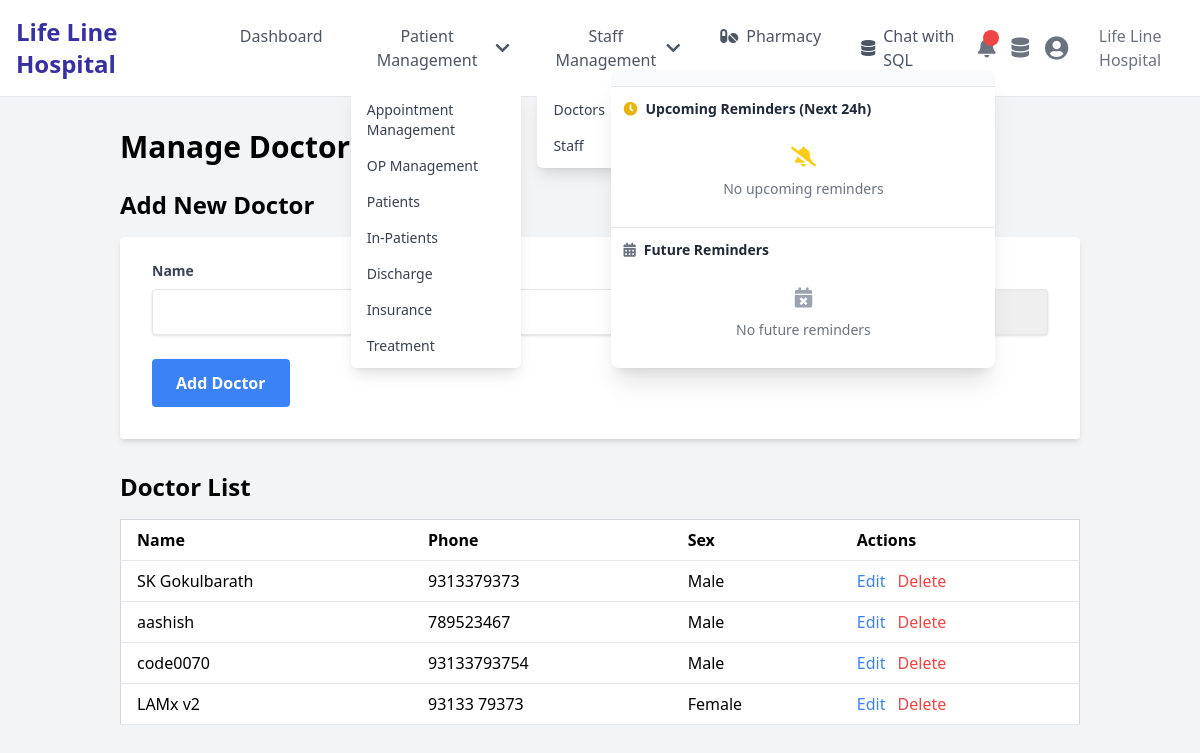
Page /doctors on the committed database.
### app/models.py (models this page shows, shortened)
class Doctor(db.Model):
    id = db.Column(db.Integer, primary_key=True)
    name = db.Column(db.String(100), nullable=False)
    phone = db.Column(db.String(20), nullable=False)
    sex = db.Column(db.String(10), nullable=False)
    created_at = db.Column(db.DateTime, default=datetime.utcnow)

### app/routes.py (the view, shortened to what this page needs)
@main.route('/doctors', methods=['GET', 'POST'])
def doctors():
    doctors = Doctor.query.all()
    return render_template('doctors.html', doctors=doctors)

### app/templates/doctors.html (shortened to what this page needs)
{% extends "base.html" %}
{% block content %}
<div class="container mx-auto p-8">
    <h1 class="text-3xl font-bold mb-6">Manage Doctors</h1>
    <h2 class="text-2xl font-semibold mb-4">Add New Doctor</h2>
    <form method="POST" class="mb-8 bg-white shadow-md rounded px-8 pt-6 pb-8 mb-4">
        <div class="grid grid-cols-1 md:grid-cols-3 gap-6">
            <div>
                <label for="name" class="block text-gray-700 text-sm font-bold mb-2">Name</label>
                <input type="text" name="name" id="name" required class="shadow appearance-none border rounded w-full py-3 px-4 text-gray-700 leading-tight focus:outline-none focus:shadow-outline">
            </div>
            <div>
                <label for="phone" class="block text-gray-700 text-sm font-bold mb-2">Phone</label>
                <input type="tel" name="phone" id="phone" required class="shadow appearance-none border rounded w-full py-3 px-4 text-gray-700 leading-tight focus:outline-none focus:shadow-outline">
            </div>
            <div>
                <label for="sex" class="block text-gray-700 text-sm font-bold mb-2">Sex</label>
            </div>
        </div>
        <button type="submit" class="mt-6 bg-blue-500 hover:bg-blue-700 text-white font-bold py-3 px-6 rounded focus:outline-none focus:shadow-outline">
            Add Doctor
        </button>
    </form>
    <h2 class="text-2xl font-semibold mb-4">Doctor List</h2>
    <div class="overflow-x-auto">
        <table class="min-w-full bg-white border border-gray-300">
            <thead>
                <tr>
                    <th class="border-b px-4 py-2 text-left">Name</th>
                    <th class="border-b px-4 py-2 text-left">Phone</th>
                    <th class="border-b px-4 py-2 text-left">Sex</th>
                    <th class="border-b px-4 py-2 text-left">Actions</th>
                </tr>
            </thead>
            <tbody>
                {% for doctor in doctors %}
                <tr>
                    <td class="border-b px-4 py-2">{{ doctor.name }}</td>
                    <td class="border-b px-4 py-2">{{ doctor.phone }}</td>
                    <td class="border-b px-4 py-2">{{ doctor.sex }}</td>
                    <td class="border-b px-4 py-2">
                        <button onclick="editDoctor({{ doctor.id }}, '{{ doctor.name }}', '{{ doctor.phone }}', '{{ doctor.sex }}')" class="text-blue-500 mr-2">Edit</button>
                        <form method="POST" class="inline">
                            <button type="submit" class="text-red-500" onclick="return confirm('Are you sure you want to delete this doctor?')">Delete</button>
                        </form>
                    </td>
                </tr>
                {% endfor %}
            </tbody>
        </table>
    </div>
</div>
{% endblock %}

### rows in the picture
Doctor: name "SK Gokulbarath", phone "9313379373", sex "Male"
Doctor: name "aashish", phone "789523467", sex "Male"
Doctor: name "code0070", phone "93133793754", sex "Male"
Doctor: name "LAMx v2", phone "93133 79373", sex "Female"
